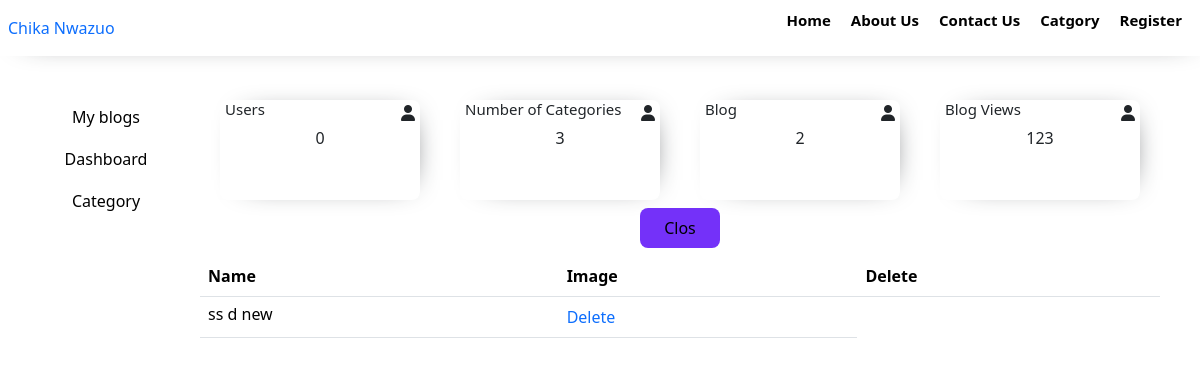
The app's page /editblog/1, older data.
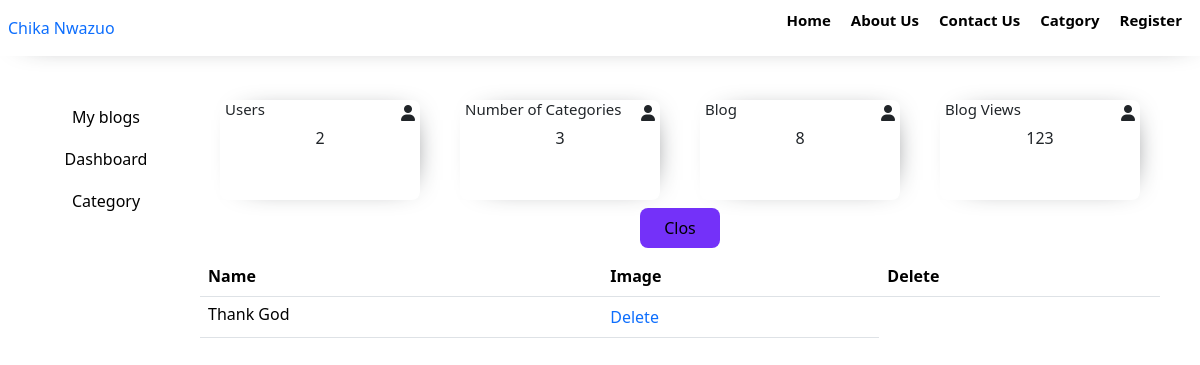
The same page, newer data.
### models.py (models this page shows, shortened)
class Post(db.Model):
    __tablename__ = "post"
    id = db.Column(db.Integer, primary_key=True)
    title = db.Column(db.String(100), nullable=False)
    date_posted = db.Column(db.DateTime, nullable=False, default=datetime.utcnow)
    content = db.Column(db.Text, nullable=False)
    image = db.Column(db.String(200), nullable=True)
    user_id = db.Column(db.Integer, db.ForeignKey('user.id'), nullable=False)
    category_id = db.Column(db.Integer, db.ForeignKey('category.id'), nullable=False)
    slug=db.Column(db.String(100),nullable=False)

### blueprint/editblog.py (the view)
@editblog_page.route('/editblog/<int:id>',methods=["GET","POST"])
def editblog(id):
    post=Post.query.get_or_404(id)
    cat=Category.query.all()
    blogform=PostForm()
    user=newsession.get("user_id")
    if request.method=="POST":
        slug=blogform.title.data.lower()
        slug=slug.replace(' ','-')
        slug=unicodedata.normalize('NFKD',slug).encode('ascii','ignore').decode('utf-8')
        slug=re.sub(r'[-]+','-',slug)
        slug=slug.strip('-')
        upload_file=request.files['image']
        if upload_file and allowed_file(upload_file.filename):
            unique_filename=str(uuid.uuid1())+secure_filename(upload_file.filename)
            file_path=os.path.join(app.config['UPLOAD_FOLDER'],unique_filename)
            upload_file.save(file_path)
            post.title=blogform.title.data
            post.content=request.form['content']
            post.category_id=request.form['category_id']
            post.image=unique_filename
            post.slug=slug
            try:
                db.session.commit()
                print("yes blog")
                flash("success")
                return redirect(url_for('editblog_page.editblog', id=id))
            except:
                flash("error")
                return redirect(url_for('editblog_page.editblog', id=id))
        else:
            post.title=blogform.title.data
            post.content=request.form['content']
            post.category_id=request.form['category_id']
            post.slug=slug
            try:
                print("no image edite")
                db.session.commit()
                flash("Sccess")
                return redirect(url_for('editblog_page.editblog', id=id))
            except:
                flash("There was an error")
                return redirect(url_for('editblog_page.editblog', id=id))
    else:
        blogform.title.data=post.title
        blogform.image.data=post.image
        blogform.content.data=post.content
        return render_template('admin/editblog.html',blogform=blogform,cat=cat,post=post)

### app.py (called while the page is built)
@app.context_processor
def inject_global_data():
    categorydata=Category.query.all()
    categorycount=Category.query.count()
    users=User.query.count()
    blog=Post.query.count()
    return {'categorydata': categorydata,'categorycount':categorycount,"users":users,'blog':blog}

### templates/admin/editblog.html (shortened to what this page needs)
{% extends 'admin/layout/adminbased.html' %}
{% block content %}
<div class="add-item-form-div">
    <div class="table-form">
        <button class="addformbtn" onclick="openform()">Clos</button>
    <div class="table-div">
        <table class="table">
            <thead>
              <tr>
                <th scope="col">Name</th>
                <th scope="col">Image</th>
                <th scope="col">Delete</th>
              </tr>
            </thead>
            <tbody>
              <tr>
                <td class="addblogptag">{{post.title}}</td>
                <td><a href="">Delete</a></td>
              </tr>
            </tbody>
          </table>
    </div>
    </div>
</div>
{% endblock  %}

Row changes from the older to the newer data that the page shows:
changed Post: title "ss d new" → "Thank God"
Text that changed along with them:
{{ users }}: "0" → "2"
{{ blog }}: "2" → "8"
